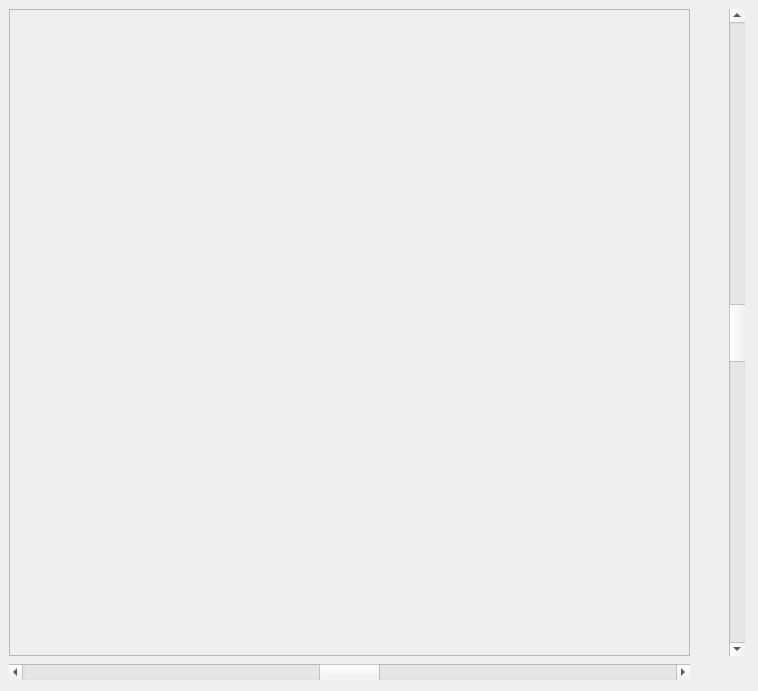
<ui version="4.0" >
 <class>BenchmarkWindow</class>
 <widget class="QWidget" name="BenchmarkWindow" >
  <property name="geometry" >
   <rect>
    <x>0</x>
    <y>0</y>
    <width>758</width>
    <height>691</height>
   </rect>
  </property>
  <property name="windowTitle" >
   <string>Benchmark KDChart </string>
  </property>
  <property name="windowIcon" >
   <iconset/>
  </property>
  <widget class="QScrollBar" name="hSBar" >
   <property name="geometry" >
    <rect>
     <x>9</x>
     <y>664</y>
     <width>681</width>
     <height>16</height>
    </rect>
   </property>
   <property name="maximum" >
    <number>999</number>
   </property>
   <property name="singleStep" >
    <number>10</number>
   </property>
   <property name="pageStep" >
    <number>100</number>
   </property>
   <property name="value" >
    <number>500</number>
   </property>
   <property name="orientation" >
    <enum>Qt::Horizontal</enum>
   </property>
  </widget>
  <widget class="QFrame" name="chartFrame" >
   <property name="geometry" >
    <rect>
     <x>9</x>
     <y>9</y>
     <width>681</width>
     <height>647</height>
    </rect>
   </property>
   <property name="minimumSize" >
    <size>
     <width>300</width>
     <height>400</height>
    </size>
   </property>
   <property name="frameShape" >
    <enum>QFrame::StyledPanel</enum>
   </property>
   <property name="frameShadow" >
    <enum>QFrame::Raised</enum>
   </property>
  </widget>
  <widget class="QScrollBar" name="vSBar" >
   <property name="geometry" >
    <rect>
     <x>729</x>
     <y>9</y>
     <width>16</width>
     <height>647</height>
    </rect>
   </property>
   <property name="layoutDirection" >
    <enum>Qt::RightToLeft</enum>
   </property>
   <property name="maximum" >
    <number>999</number>
   </property>
   <property name="singleStep" >
    <number>10</number>
   </property>
   <property name="pageStep" >
    <number>100</number>
   </property>
   <property name="value" >
    <number>500</number>
   </property>
   <property name="orientation" >
    <enum>Qt::Vertical</enum>
   </property>
  </widget>
 </widget>
 <resources>
  <include location="BarChart" />
 </resources>
 <connections/>
</ui>
